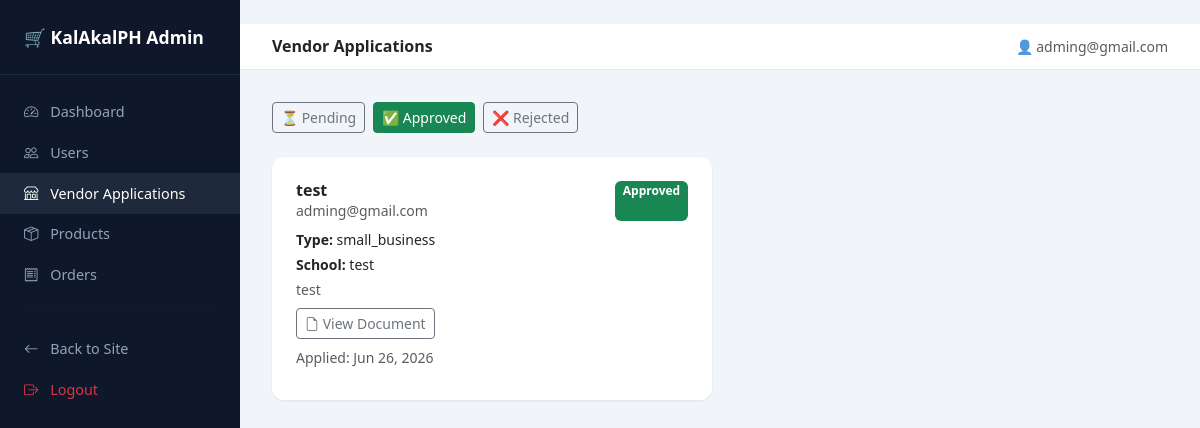
/vendors/superadmin/applications/?status=approved (signed in), run on the app's committed database.
### apps/users/models.py (models this page shows, shortened)
class User(AbstractUser):
    BUYER = 'buyer'
    VENDOR = 'vendor'
    ROLE_CHOICES = [(BUYER, 'Buyer'), (VENDOR, 'Vendor')]
    email = models.EmailField(unique=True)
    role = models.CharField(max_length=10, choices=ROLE_CHOICES, default=BUYER)
    avatar = models.ImageField(upload_to='avatars/', blank=True, null=True)
    bio = models.TextField(blank=True)
    phone = models.CharField(max_length=20, blank=True)
    is_verified = models.BooleanField(default=False)
    date_joined = models.DateTimeField(auto_now_add=True)
    USERNAME_FIELD = 'email'
    REQUIRED_FIELDS = ['username']

### apps/vendors/models.py (models this page shows, shortened)
class VendorApplication(models.Model):
    PENDING = 'pending'
    APPROVED = 'approved'
    REJECTED = 'rejected'
    STATUS_CHOICES = [
        (PENDING, 'Pending'), (APPROVED, 'Approved'), (REJECTED, 'Rejected'),
    ]
    user = models.OneToOneField(settings.AUTH_USER_MODEL, on_delete=models.CASCADE, related_name='vendor_application')
    store_name = models.CharField(max_length=255)
    business_type = models.CharField(max_length=100)
    description = models.TextField()
    is_student = models.BooleanField(default=False)
    school = models.CharField(max_length=255, blank=True)
    id_document = models.FileField(upload_to='vendor_documents/', blank=True, null=True)
    status = models.CharField(max_length=10, choices=STATUS_CHOICES, default=PENDING)
    created_at = models.DateTimeField(auto_now_add=True)

### apps/vendors/views.py (the view)
# urls.py: path('superadmin/applications/', views.superadmin_applications, name='superadmin_applications'),
@staff_member_required
def superadmin_applications(request):
    status_filter = request.GET.get('status', 'pending')
    applications = VendorApplication.objects.select_related('user').filter(
        status=status_filter
    ).order_by('-created_at')
    return render(request, 'superadmin/applications.html', {
        'applications': applications,
        'status_filter': status_filter,
    })

### apps/orders/context_processors.py (called while the page is built)
def cart_context(request):
    cart_count = 0
    try:
        if request.user.is_authenticated:
            cart = Cart.objects.filter(user=request.user).first()
        else:
            session_key = request.session.session_key
            cart = Cart.objects.filter(session_key=session_key, user__isnull=True).first() if session_key else None
        if cart:
            cart_count = cart.item_count
    except Exception:
        pass
    return {'cart_count': cart_count}

### apps/orders/models.py (called while the page is built)
    @property
    def item_count(self):
        return self.items.aggregate(total=models.Sum('quantity'))['total'] or 0

### templates/superadmin/applications.html (shortened to what this page needs)
﻿{% extends "superadmin/base_admin.html" %}
{% block nav_applications %}active{% endblock %}
{% block page_title %}Vendor Applications{% endblock %}
{% block content %}
<div class="d-flex gap-2 mb-4">
  <a href="?status=pending" class="btn btn-sm {% if status_filter == 'pending' %}btn-warning{% else %}btn-outline-secondary{% endif %}">⏳ Pending</a>
  <a href="?status=approved" class="btn btn-sm {% if status_filter == 'approved' %}btn-success{% else %}btn-outline-secondary{% endif %}">✅ Approved</a>
  <a href="?status=rejected" class="btn btn-sm {% if status_filter == 'rejected' %}btn-danger{% else %}btn-outline-secondary{% endif %}">❌ Rejected</a>
</div>
{% if applications %}
<div class="row g-3">
  {% for app in applications %}
  <div class="col-md-6">
    <div class="stat-card h-100">
      <div class="d-flex justify-content-between mb-2">
        <div>
          <h6 class="fw-bold mb-0">{{ app.store_name }}</h6>
          <p class="text-muted small mb-0">{{ app.user.email }}</p>
        </div>
        <span class="badge bg-{% if app.status == 'pending' %}warning text-dark{% elif app.status == 'approved' %}success{% else %}danger{% endif %}">
          {{ app.get_status_display }}
        </span>
      </div>
      <p class="small mb-1"><strong>Type:</strong> {{ app.business_type }}</p>
      {% if app.is_student %}<p class="small mb-1"><strong>School:</strong> {{ app.school }}</p>{% endif %}
      <p class="small text-muted mb-2">{{ app.description|truncatewords:15 }}</p>
      {% if app.id_document %}
      <a href="{{ app.id_document.url }}" target="_blank" class="btn btn-outline-secondary btn-sm mb-2">
        <i class="bi bi-file-earmark"></i> View Document
      </a>
      {% endif %}
      <p class="small text-muted mb-2">Applied: {{ app.created_at|date:"M d, Y" }}</p>
    </div>
  </div>
  {% endfor %}
</div>
{% else %}
<div class="stat-card text-center py-5">
  <div style="font-size:3rem;">📭</div>
  <h5 class="fw-bold mt-3">No {{ status_filter }} applications</h5>
</div>
{% endif %}
{% endblock %}

### templates/superadmin/base_admin.html (shortened to what this page needs)
﻿<!DOCTYPE html>
<html lang="en">
<head>
  <link href="https://cdn.jsdelivr.net/npm/bootstrap@5.3.3/dist/css/bootstrap.min.css" rel="stylesheet"/>
  <link href="https://cdn.jsdelivr.net/npm/bootstrap-icons@1.11.3/font/bootstrap-icons.min.css" rel="stylesheet"/>
</head>
<body>
<div class="sidebar">
  <div class="brand">🛒 KalAkalPH Admin</div>
  <nav class="nav flex-column mt-3">
    <a class="nav-link {% block nav_dashboard %}{% endblock %}" href="{% url 'vendors:superadmin_dashboard' %}">
      <i class="bi bi-speedometer2"></i> Dashboard
    </a>
    <a class="nav-link {% block nav_users %}{% endblock %}" href="{% url 'vendors:superadmin_users' %}">
      <i class="bi bi-people"></i> Users
    </a>
    <a class="nav-link {% block nav_applications %}{% endblock %}" href="{% url 'vendors:superadmin_applications' %}">
      <i class="bi bi-shop"></i> Vendor Applications
    </a>
    <a class="nav-link {% block nav_products %}{% endblock %}" href="{% url 'vendors:superadmin_products' %}">
      <i class="bi bi-box-seam"></i> Products
    </a>
    <a class="nav-link {% block nav_orders %}{% endblock %}" href="{% url 'vendors:superadmin_orders' %}">
      <i class="bi bi-receipt"></i> Orders
    </a>
    <hr style="border-color:#1e293b; margin: 1rem 1.5rem;">
    <a class="nav-link" href="/">
      <i class="bi bi-arrow-left"></i> Back to Site
    </a>
    <a class="nav-link text-danger" href="{% url 'account_logout' %}" onclick="event.preventDefault(); document.getElementById('logout-form').submit();">
      <i class="bi bi-box-arrow-right"></i> Logout
    </a>
  </nav>
</div>
<div class="main-content">
  <div class="topbar">
    <h6 class="fw-bold mb-0">{% block page_title %}Dashboard{% endblock %}</h6>
    <span class="text-muted small">👤 {{ request.user.email }}</span>
  </div>
  {% block content %}{% endblock %}
</div>
</body>
</html>

### templates/superadmin/base_admin.html (style rules this page uses)
body { background: #f1f5f9; }
.sidebar { width: 240px; min-height: 100vh; background: #0f172a; position: fixed; top: 0; left: 0; z-index: 100; }
.sidebar .brand { padding: 1.5rem; color: #fff; font-weight: 800; font-size: 1.1rem; border-bottom: 1px solid #1e293b; }
.sidebar .nav-link { color: #94a3b8; padding: .6rem 1.5rem; font-size: .9rem; }
.sidebar .nav-link:hover, .sidebar .nav-link.active { color: #fff; background: #1e293b; }
.sidebar .nav-link i { margin-right: .5rem; }
.main-content { margin-left: 240px; padding: 2rem; }
.stat-card { background: #fff; border-radius: 12px; padding: 1.5rem; box-shadow: 0 1px 3px rgba(0,0,0,.08); }
.topbar { background: #fff; padding: .75rem 2rem; margin: -2rem -2rem 2rem; border-bottom: 1px solid #e2e8f0; display: flex; justify-content: space-between; align-items: center; }

### data on the page
User: user.email "adming@gmail.com"
VendorApplication: store_name "test", user.email "adming@gmail.com", status "Approved", business_type "small_business", school "test", description "test", created_at "Jun 26, 2026"
